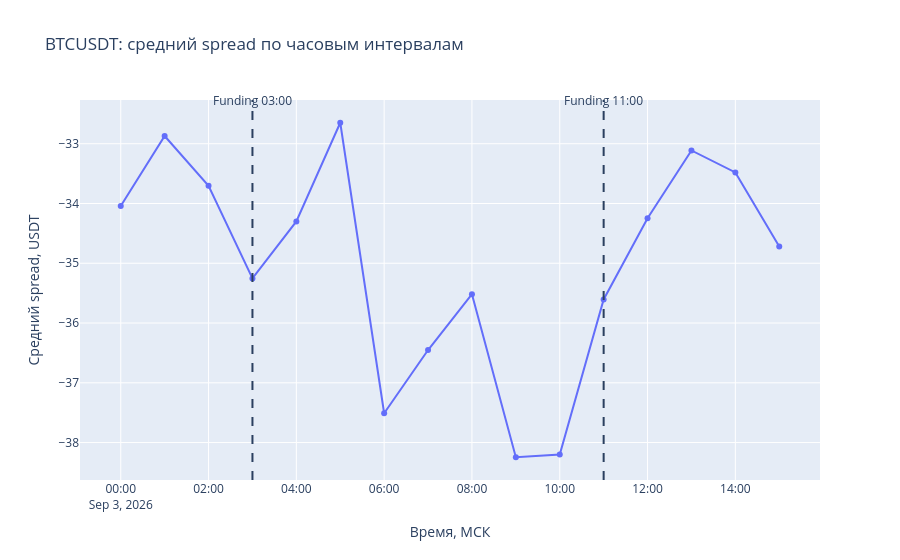

The cell this chart's notebook holds for it:
### Code cell
fig_1h = go.Figure()

fig_1h.add_trace(
    go.Scatter(
        x=btc_spread_1h.index,
        y=btc_spread_1h.values,
        mode="lines+markers",
        name="Средний spread за 1 час"
    )
)

for funding_time, label in [
    ("2026-09-03 03:00:00", "Funding 03:00"),
    ("2026-09-03 11:00:00", "Funding 11:00")
]:
    fig_1h.add_shape(
        type="line",
        x0=funding_time,
        x1=funding_time,
        y0=0,
        y1=1,
        xref="x",
        yref="paper",
        line=dict(dash="dash")
    )

    fig_1h.add_annotation(
        x=funding_time,
        y=1,
        xref="x",
        yref="paper",
        text=label,
        showarrow=False,
        yshift=10
    )

fig_1h.update_layout(
    title="BTCUSDT: средний spread по часовым интервалам",
    xaxis_title="Время, МСК",
    yaxis_title="Средний spread, USDT",
    hovermode="x unified"
)

fig_1h.show()

### Figure 1 — Plotly figure (JSON) as saved in the notebook; plotly's stock layout.template omitted (floating-point values rounded to 4 significant figures)
{"data": [{"mode": "lines+markers", "name": "Средний spread за 1 час", "type": "scatter", "x": ["2026-09-03T00:00:00+03:00", "2026-09-03T01:00:00+03:00", "2026-09-03T02:00:00+03:00", "2026-09-03T03:00:00+03:00", "2026-09-03T04:00:00+03:00", "2026-09-03T05:00:00+03:00", "2026-09-03T06:00:00+03:00", "2026-09-03T07:00:00+03:00", "2026-09-03T08:00:00+03:00", "2026-09-03T09:00:00+03:00", "2026-09-03T10:00:00+03:00", "2026-09-03T11:00:00+03:00", "2026-09-03T12:00:00+03:00", "2026-09-03T13:00:00+03:00", "2026-09-03T14:00:00+03:00", "2026-09-03T15:00:00+03:00"], "y": [-34.04, -32.87, -33.7, -35.25, -34.3, -32.65, -37.51, -36.45, -35.52, -38.25, -38.2, -35.61, -34.25, -33.11, -33.48, -34.72]}], "layout": {"annotations": [{"showarrow": false, "text": "Funding 03:00", "x": "2026-09-03 03:00:00", "xref": "x", "y": 1, "yref": "paper", "yshift": 10}, {"showarrow": false, "text": "Funding 11:00", "x": "2026-09-03 11:00:00", "xref": "x", "y": 1, "yref": "paper", "yshift": 10}], "hovermode": "x unified", "shapes": [{"line": {"dash": "dash"}, "type": "line", "x0": "2026-09-03 03:00:00", "x1": "2026-09-03 03:00:00", "xref": "x", "y0": 0, "y1": 1, "yref": "paper"}, {"line": {"dash": "dash"}, "type": "line", "x0": "2026-09-03 11:00:00", "x1": "2026-09-03 11:00:00", "xref": "x", "y0": 0, "y1": 1, "yref": "paper"}], "title": {"text": "BTCUSDT: средний spread по часовым интервалам"}, "xaxis": {"title": {"text": "Время, МСК"}}, "yaxis": {"title": {"text": "Средний spread, USDT"}}}}
